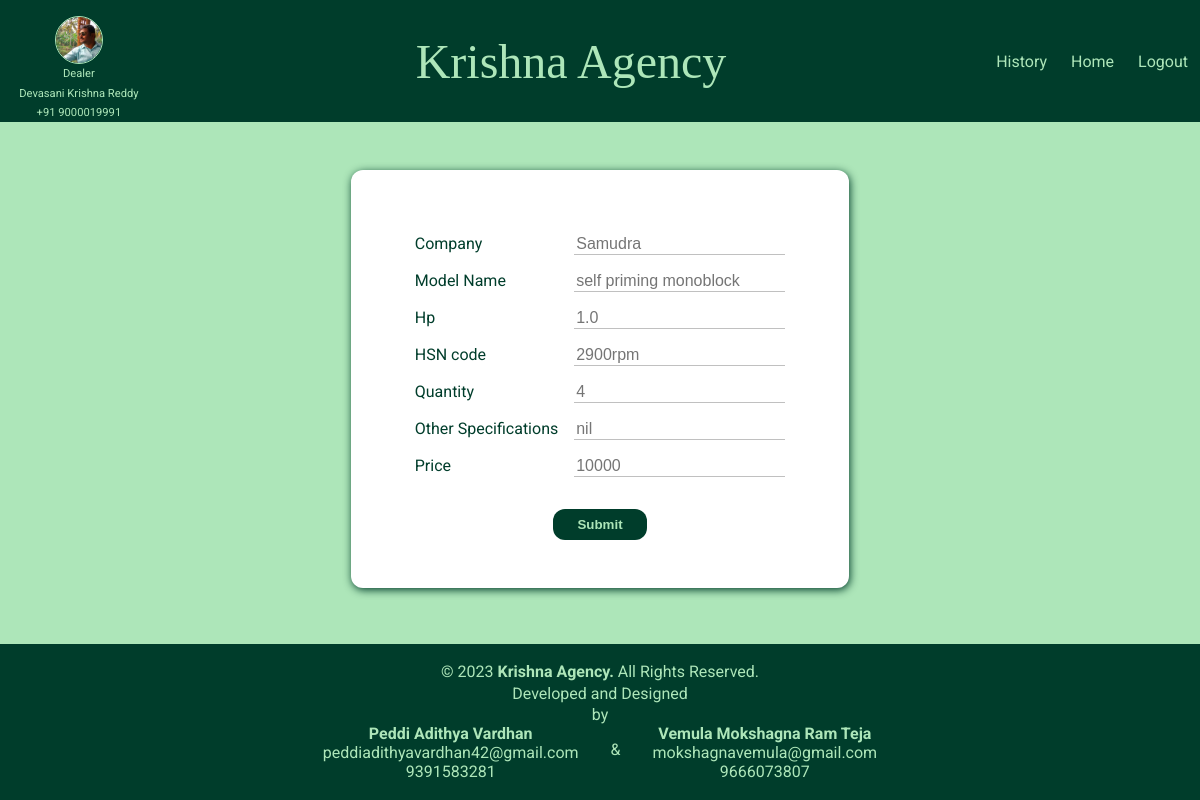
Before: /edit_motor/22/ (signed in) with the older database file.
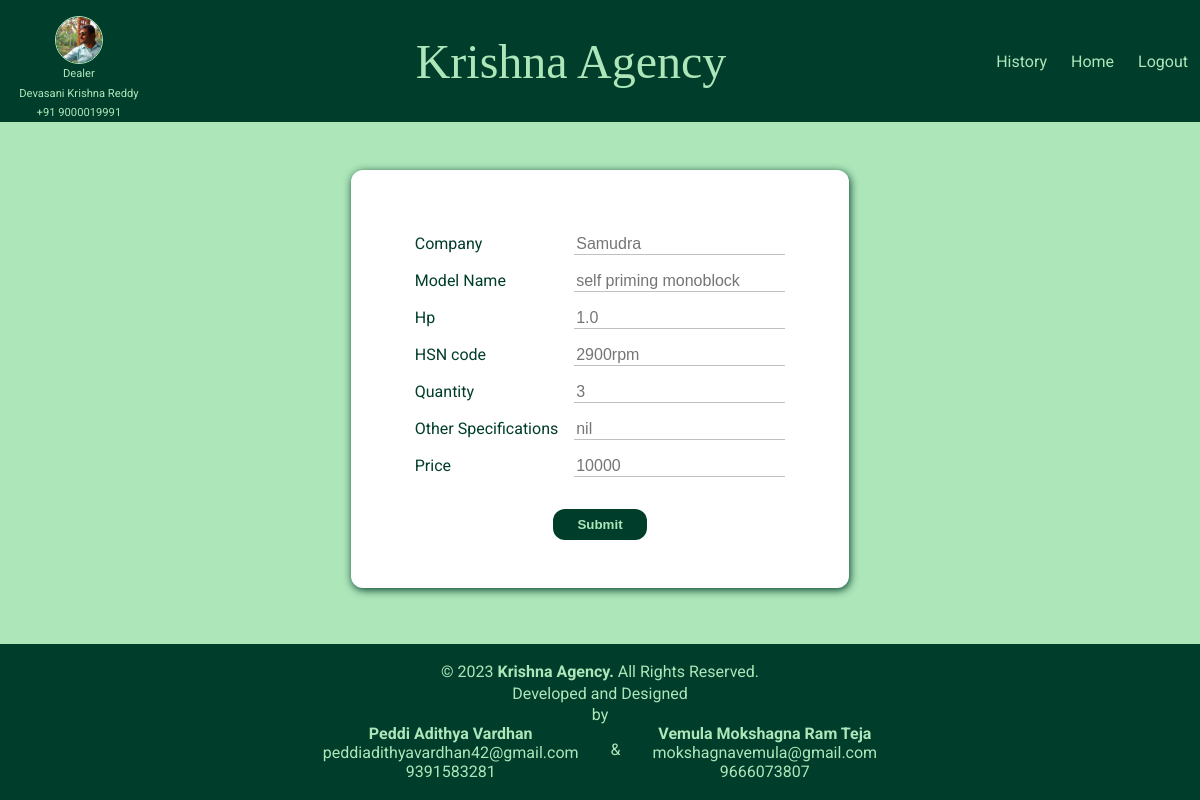
After: the same page with the newer database file.
### stock/models.py (models this page shows, shortened)
class motor_products(models.Model):
    company=models.CharField(max_length=50)
    model_name=models.CharField(max_length=100)
    hp=models.DecimalField(max_digits=3, decimal_places=1)
    others=models.CharField(max_length=100)
    quantity=models.IntegerField()
    hsncode=models.CharField(max_length=50)
    price=models.IntegerField(null=True)

### stock/views.py (the view, shortened to what this page needs)
# urls.py: path('edit_motor/<str:pk>/', views.edit_motors, name="editmotor"),
@login_required(login_url='loginpage')
def edit_motors(request,pk):
    details=motor_products.objects.get(id=pk)
    return render(request, 'stock/edit_motor.html',{
        "details":details
    })

### stock/templates/stock/edit_motor.html (shortened to what this page needs)
{% extends 'stock_base.html' %}
{% load static %}
{% block page_css %}
    <link rel="stylesheet" href="{% static "stock/motor.css" %}">
{% endblock page_css %}
{% block page_body %}
<main>
    <form method="POST">
        <div class="formdiv">
            <label for="company">Company </label>
            <input type="text" id="company" name="company" placeholder="{{details.company}}">
            <label for="model">Model Name</label>
            <input type="text" id="model" name="model" placeholder="{{details.model_name}}">
            <label for="hp">Hp</label>
            <input type="text" id="hp" name="hp" placeholder="{{details.hp}}">
            <label for="hsncode">HSN code</label>
            <input type="text" id="hsncode" name="hsncode" placeholder="{{details.others}}">
            <label for="quantity">Quantity</label>
            <input type="text" id="quantity" name="quantity" placeholder="{{details.quantity}}">
            <label for="specs">Other Specifications</label>
            <input type="text" id="specs" name="specs" placeholder="{{details.hsncode}}">
            <label for="price">Price</label>
            <input type="text" id="price" name="price" placeholder="{{details.price}}">
            <input type="submit" id="yes" class="yes" name="Yes" />
        </div>
    </form>
</main>
{% endblock page_body %}

Changed rows visible on the page:
changed motor_products "Samudra": quantity "4" → "3"
